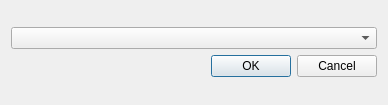
<?xml version="1.0" encoding="UTF-8"?>
<ui version="4.0">
 <class>btnRun_popup</class>
 <widget class="QDialog" name="btnRun_popup">
  <property name="geometry">
   <rect>
    <x>0</x>
    <y>0</y>
    <width>388</width>
    <height>105</height>
   </rect>
  </property>
  <property name="windowTitle">
   <string>Dialog</string>
  </property>
  <layout class="QVBoxLayout" name="verticalLayout_2">
   <item>
    <layout class="QVBoxLayout" name="verticalLayout">
     <item>
      <widget class="QComboBox" name="fileOptions"/>
     </item>
     <item>
      <widget class="QDialogButtonBox" name="btnOptions">
       <property name="orientation">
        <enum>Qt::Orientation::Horizontal</enum>
       </property>
       <property name="standardButtons">
        <set>QDialogButtonBox::StandardButton::Cancel|QDialogButtonBox::StandardButton::Ok</set>
       </property>
      </widget>
     </item>
    </layout>
   </item>
  </layout>
 </widget>
 <resources/>
 <connections>
  <connection>
   <sender>btnOptions</sender>
   <signal>accepted()</signal>
   <receiver>btnRun_popup</receiver>
   <slot>accept()</slot>
   <hints>
    <hint type="sourcelabel">
     <x>248</x>
     <y>254</y>
    </hint>
    <hint type="destinationlabel">
     <x>157</x>
     <y>274</y>
    </hint>
   </hints>
  </connection>
  <connection>
   <sender>btnOptions</sender>
   <signal>rejected()</signal>
   <receiver>btnRun_popup</receiver>
   <slot>reject()</slot>
   <hints>
    <hint type="sourcelabel">
     <x>316</x>
     <y>260</y>
    </hint>
    <hint type="destinationlabel">
     <x>286</x>
     <y>274</y>
    </hint>
   </hints>
  </connection>
 </connections>
</ui>
